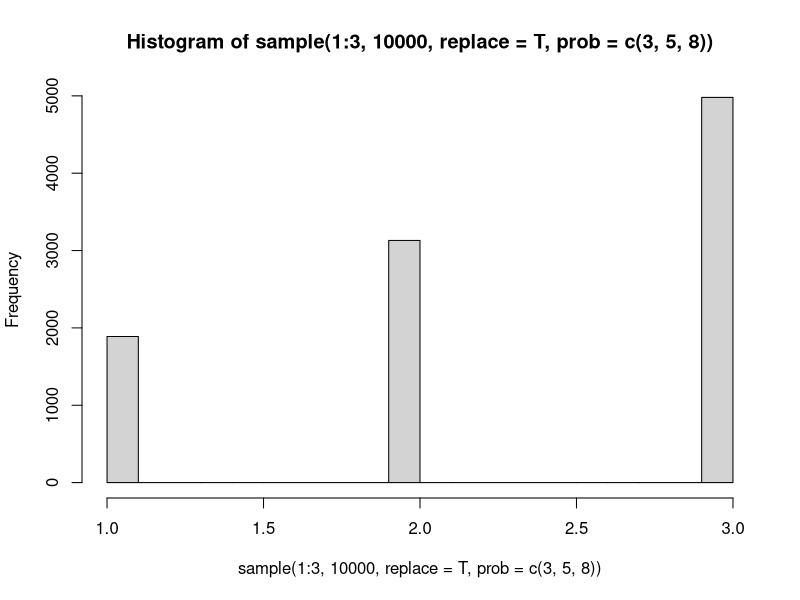

Generate this figure with R:
setwd("C:\\Users\\callab\\Dropbox\\MachineLearning")
#sample(범위, 추출할 수, 비복원/복원, 가중치)

hist(sample(1:3, 10000, replace = T, prob = c(3,5,8)))

#### 랜덤샘플링####
sm.iris <- iris
n1 <- nrow(sm.iris)
set.seed(100)
# 수치형일때는 그냥 사용하지만 label형일때는 가중치 사용
ind1 <- sample(1:n1, n1*0.7 ,replace = F)
class(ind1)
str(ind1)
train1 <- iris[ind1,]
test1 <- iris[-ind1,]

table(train1$Species)

#### 층하추출####
install.packages("caret")
library(caret)
help(package='caret')
#createDataPartition(y, p=0.7)

ind2 <- createDataPartition(iris$Sepal.Length, p=0.7)
str(ind2)
train2 <- sm.iris[ind2$Resample1,]
table(sm.iris$Species)
table(train2$Species)
ind3 <- createDataPartition(iris$Species, p=0.7)
train3 <- sm.iris[ind3$Resample1,]
table(train3$Species)

#### 계통추출####
set1 <- 15
bet1 <- n1/set1
seq(sample(1:bet1, 1), n1, bet1)

y1 <- lm(Sepal.Length~., train1[,1:4])
y1 <- lm(Sepal.Length~., train1)
summary(y1)

